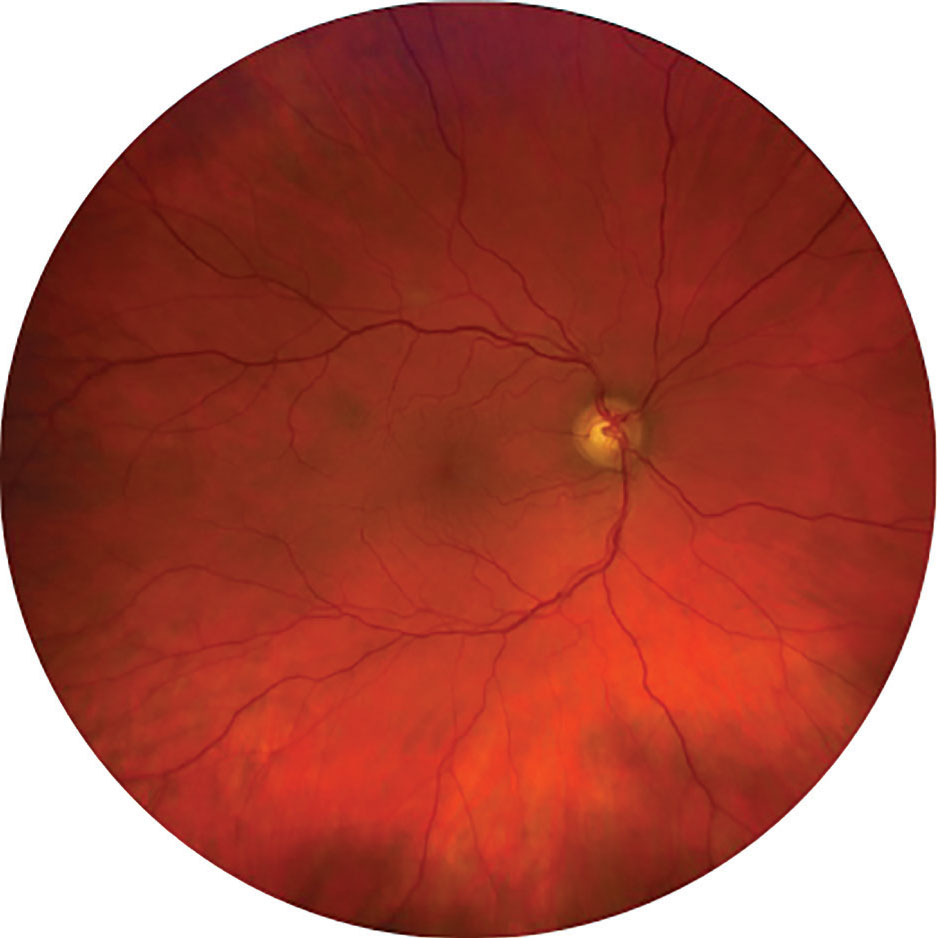
#> input picture images/image.jpg, 937 x 938 px, found by its file name
$ jupyter execute 'Edge Detection (Sobel, Prewitt).ipynb'   (older library calls are emulated)
#> lines starting #> are read from the running program, lines starting #| are printed output that depends on the picture; after the words box and inside, x2 and y2 are one past the last pixel; in counts of white or black regions, pixels touching at a corner belong together
<div style="background: #d9004c;
            padding: 25px;
            border-radius: 15px;
            text-align: center;
            box-shadow: 3px 3px 15px rgba(0,0,0,0.2);">
    <h1 style="font-family: 'Arial Black', sans-serif; color: white; margin-bottom: 10px;">
        Digital Image Processing
    </h1>
        <h3 style="font-family: 'Arial Black', sans-serif; color: white; margin-bottom: 10px;">
        Topic: Edge Detection (Sobel, Prewitt)
    </h3>
        <h3 style="font-family: 'Arial Black', sans-serif; color: white; margin-bottom: 10px;">
        Notebook by - Himel Sarder
    </h3>
    <p style="font-family: 'Verdana', sans-serif; color: #ffffffcc; font-size: 16px; text-align: center">
        info.himelcse@gmail.com
    </p>
</div>

## Gradient Concept

[cell 1]
import cv2
import matplotlib.pyplot as plt

image = cv2.imread('image.jpg', cv2.IMREAD_GRAYSCALE)
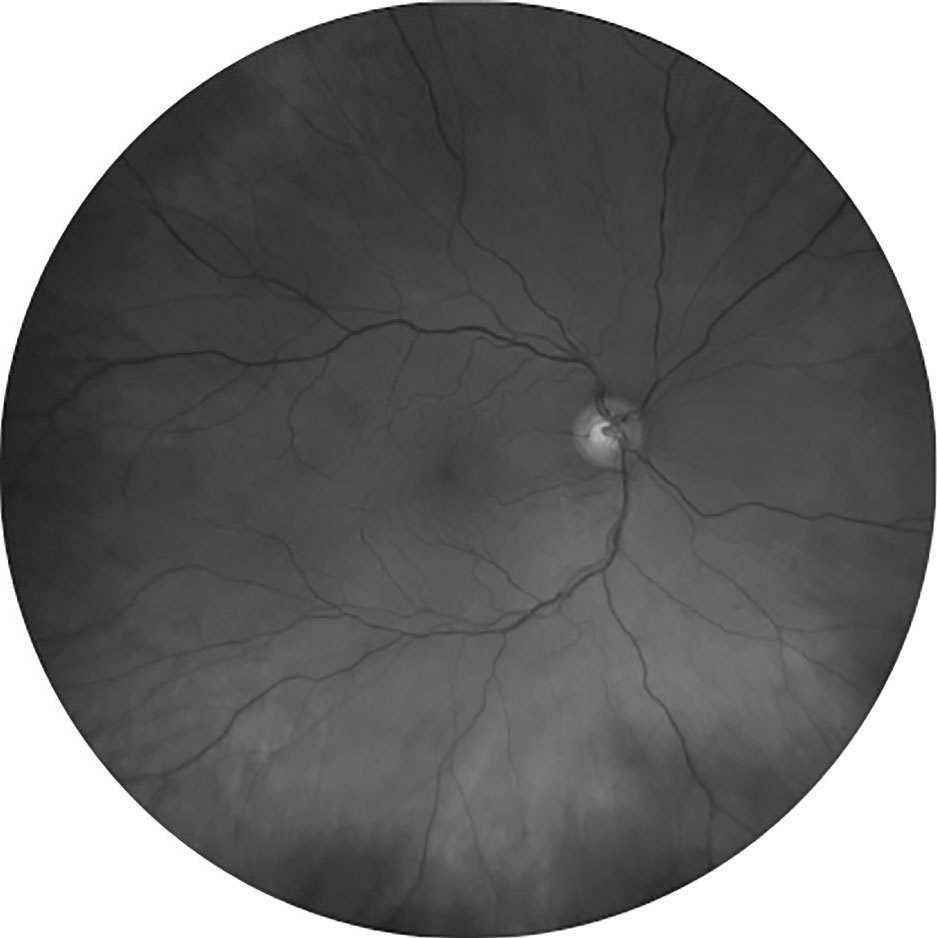
#> image: shape (938, 937); min 0, max 255, mean 112

sobel_x = cv2.Sobel(image, cv2.CV_64F, 1, 0, ksize=3)
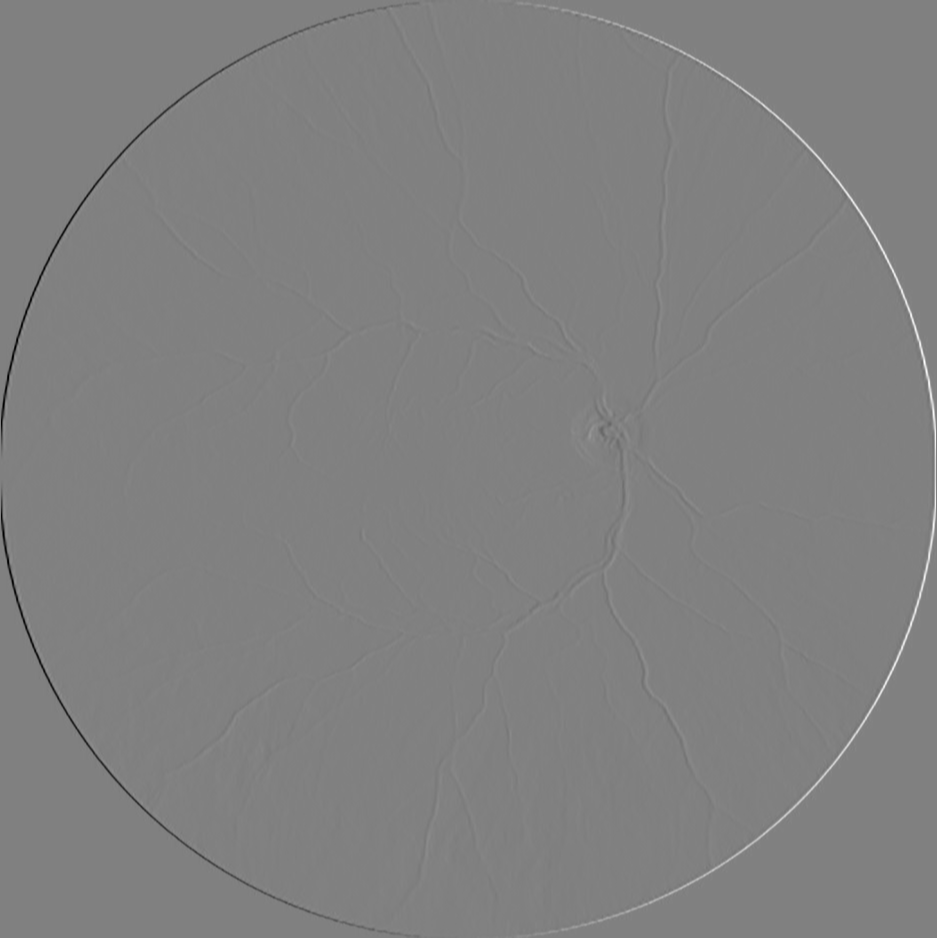
#> sobel_x: shape (938, 937) float64; min -919, max 900, mean 0.1; drawn with min black and max white
sobel_y = cv2.Sobel(image, cv2.CV_64F, 0, 1, ksize=3)

sobel_x = cv2.convertScaleAbs(sobel_x)
sobel_y = cv2.convertScaleAbs(sobel_y)

[cell 2]
sobel_combined = cv2.addWeighted(sobel_x, 0.5, sobel_y, 0.5, 0)

[cell 3]
plt.figure(figsize=(12,4))

plt.subplot(1,3,1)
plt.imshow(sobel_x, cmap='gray')
plt.title('Sobel X')

plt.subplot(1,3,2)
plt.imshow(sobel_y, cmap='gray')
plt.title('Sobel Y')

plt.subplot(1,3,3)
plt.imshow(sobel_combined, cmap='gray')
plt.title('Sobel Combined')

plt.show()

[cell 4]
import cv2
import numpy as np
import matplotlib.pyplot as plt

# Load image
image = cv2.imread('image.jpg', cv2.IMREAD_GRAYSCALE)

# Sobel
sobel_x = cv2.Sobel(image, cv2.CV_64F, 1, 0, ksize=3)
sobel_y = cv2.Sobel(image, cv2.CV_64F, 0, 1, ksize=3)

# Convert to uint8 (VERY IMPORTANT)
sobel_x = cv2.convertScaleAbs(sobel_x)
sobel_y = cv2.convertScaleAbs(sobel_y)

# Combine
sobel_combined = cv2.addWeighted(sobel_x, 0.5, sobel_y, 0.5, 0)

# Threshold tuning
_, edges1 = cv2.threshold(sobel_combined, 5, 255, cv2.THRESH_BINARY)
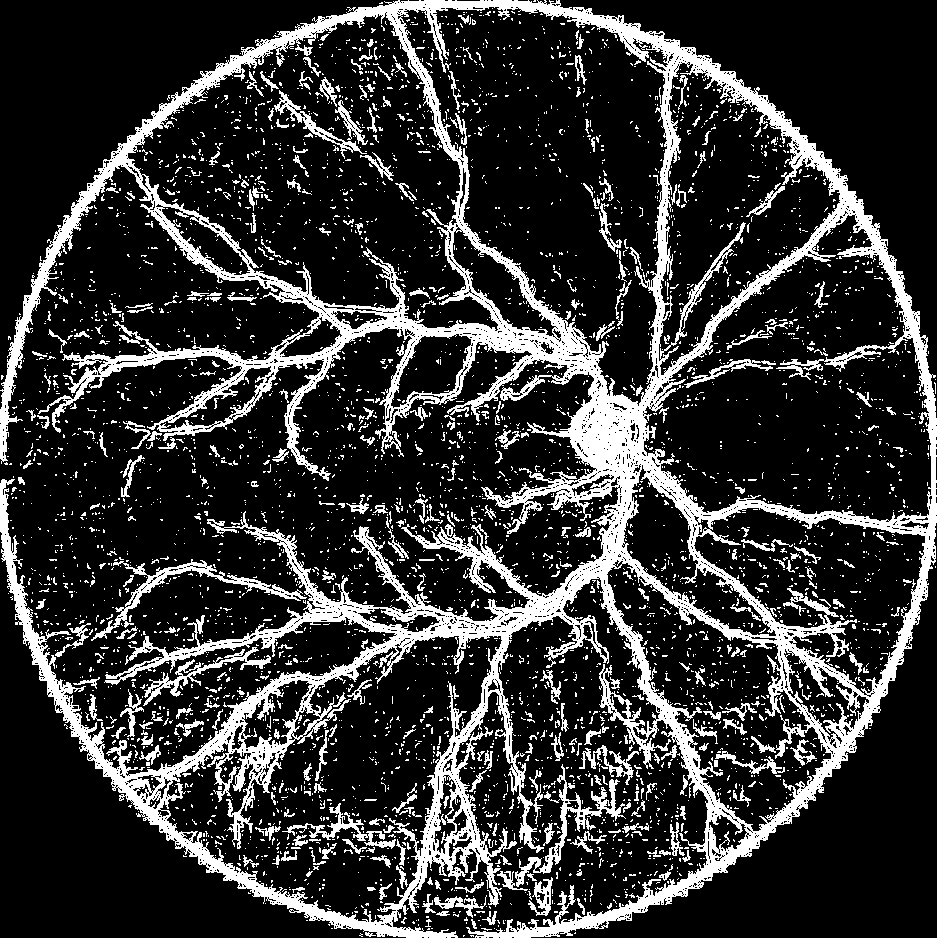
#> edges1: shape (938, 937); 19.9% white; 4673 white regions (4312 under 20 px), largest, box (x1, y1, x2, y2) and area: (0, 0, 937, 938) 128091, (91, 559, 307, 641) 1887, (515, 764, 626, 887) 1808
_, edges2 = cv2.threshold(sobel_combined, 15, 255, cv2.THRESH_BINARY)
#> edges2: shape (938, 937); 5.5% white; 892 white regions (812 under 20 px), largest, box (x1, y1, x2, y2) and area: (0, 0, 937, 938) 25957, (0, 482, 456, 938) 4697, (159, 545, 567, 775) 4238
_, edges3 = cv2.threshold(sobel_combined, 40, 255, cv2.THRESH_BINARY)
#> edges3: shape (938, 937); 1.7% white; 248 white regions (216 under 20 px), largest, box (x1, y1, x2, y2) and area: (0, 1, 936, 938) 9323, (1, 486, 453, 938) 2775, (584, 404, 623, 471) 394
_, edges4 = cv2.threshold(sobel_combined, 80, 255, cv2.THRESH_BINARY)
#> edges4: shape (938, 937); 1.1% white; 11 white regions (8 under 20 px), largest, box (x1, y1, x2, y2) and area: (1, 1, 936, 937) 7077, (1, 489, 449, 937) 2141, (600, 420, 611, 437) 79

# Plot
plt.figure(figsize=(12,6))

plt.subplot(2,3,1)
plt.imshow(image, cmap='gray')
plt.title('Original')
plt.axis('off')

plt.subplot(2,3,2)
plt.imshow(sobel_combined, cmap='gray')
plt.title('Sobel Combined')
plt.axis('off')

plt.subplot(2,3,3)
plt.imshow(edges1, cmap='gray')
plt.title('Threshold = 5')
plt.axis('off')

plt.subplot(2,3,4)
plt.imshow(edges2, cmap='gray')
plt.title('Threshold = 15')
plt.axis('off')

plt.subplot(2,3,5)
plt.imshow(edges3, cmap='gray')
plt.title('Threshold = 40')
plt.axis('off')

plt.subplot(2,3,6)
plt.imshow(edges4, cmap='gray')
plt.title('Threshold = 80')
plt.axis('off')

plt.show()

## Auto Threshold

[cell 5]
# Load image
image = cv2.imread('image.jpg', cv2.IMREAD_GRAYSCALE)

# Sobel
sobel_x = cv2.Sobel(image, cv2.CV_64F, 1, 0, ksize=3)
sobel_y = cv2.Sobel(image, cv2.CV_64F, 0, 1, ksize=3)

# Convert
sobel_x = cv2.convertScaleAbs(sobel_x)
sobel_y = cv2.convertScaleAbs(sobel_y)

# Combine
sobel_combined = cv2.addWeighted(sobel_x, 0.5, sobel_y, 0.5, 0)

# Auto threshold
_, edges_auto = cv2.threshold(
    sobel_combined,
    0,
    255,
    cv2.THRESH_BINARY + cv2.THRESH_OTSU
)
#> edges_auto: shape (938, 937); 0.97% white in thin lines or dots

# Plot
plt.figure(figsize=(10,4))

plt.subplot(1,3,1)
plt.imshow(image, cmap='gray')
plt.title('Original')
plt.axis('off')

plt.subplot(1,3,2)
plt.imshow(sobel_combined, cmap='gray')
plt.title('Sobel Combined')
plt.axis('off')

plt.subplot(1,3,3)
plt.imshow(edges_auto, cmap='gray')
plt.title('Auto Threshold (Otsu)')
plt.axis('off')

plt.show()

# Prewitt Operator

[cell 6]
import numpy as np

kernel_x = np.array([[-1,0,1],
                     [-1,0,1],
                     [-1,0,1]])

kernel_y = np.array([[-1,-1,-1],
                     [0,0,0],
                     [1,1,1]])

prewitt_x = cv2.filter2D(image, -1, kernel_x)
prewitt_y = cv2.filter2D(image, -1, kernel_y)

prewitt = cv2.addWeighted(prewitt_x, 0.5, prewitt_y, 0.5, 0)

[cell 7]
plt.figure(figsize=(12,4))

plt.subplot(1,3,1)
plt.imshow(prewitt_x, cmap='gray')
plt.title('Prewitt X')

plt.subplot(1,3,2)
plt.imshow(prewitt_y, cmap='gray')
plt.title('Prewitt Y')

plt.subplot(1,3,3)
plt.imshow(prewitt, cmap='gray')
plt.title('Prewitt Combined')

plt.show()

[cell 8]
# Load image
image = cv2.imread('image.jpg', cv2.IMREAD_GRAYSCALE)

# 🔹 Prewitt kernels
kernel_x = np.array([[-1, 0, 1],
                     [-1, 0, 1],
                     [-1, 0, 1]])

kernel_y = np.array([[-1, -1, -1],
                     [ 0,  0,  0],
                     [ 1,  1,  1]])

# Apply Prewitt
prewitt_x = cv2.filter2D(image, cv2.CV_64F, kernel_x)
prewitt_y = cv2.filter2D(image, cv2.CV_64F, kernel_y)

# Convert to uint8
prewitt_x = cv2.convertScaleAbs(prewitt_x)
prewitt_y = cv2.convertScaleAbs(prewitt_y)

# Combine
prewitt_combined = cv2.addWeighted(prewitt_x, 0.5, prewitt_y, 0.5, 0)

# Threshold tuning
_, edges1 = cv2.threshold(prewitt_combined, 5, 255, cv2.THRESH_BINARY)
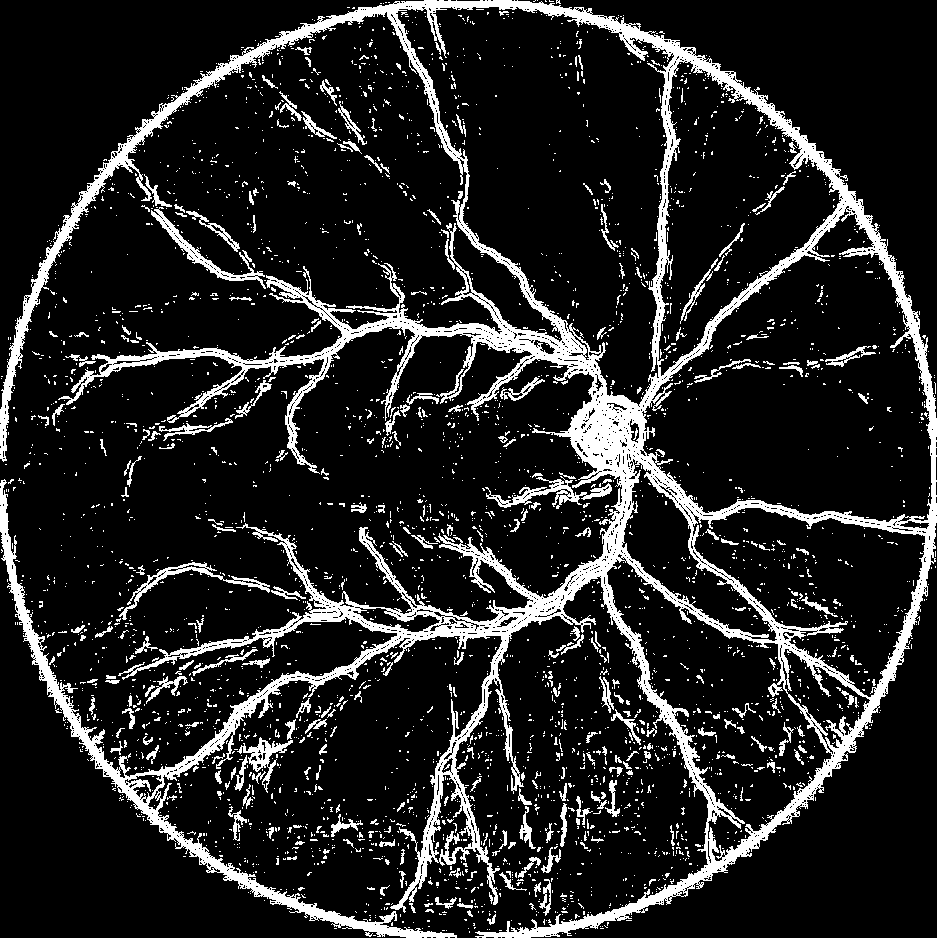
#> edges1: shape (938, 937); 13.8% white; 3568 white regions (3284 under 20 px), largest, box (x1, y1, x2, y2) and area: (0, 0, 937, 938) 88699, (151, 207, 266, 289) 1151, (485, 476, 612, 509) 1110
_, edges2 = cv2.threshold(prewitt_combined, 15, 255, cv2.THRESH_BINARY)
#> edges2: shape (938, 937); 4% white; 533 white regions (438 under 20 px), largest, box (x1, y1, x2, y2) and area: (0, 0, 937, 938) 13566, (0, 483, 456, 938) 4169, (564, 391, 697, 775) 4012
_, edges3 = cv2.threshold(prewitt_combined, 40, 255, cv2.THRESH_BINARY)
#> edges3: shape (938, 937); 1.3% white; 85 white regions (80 under 20 px), largest, box (x1, y1, x2, y2) and area: (0, 1, 936, 937) 8275, (1, 488, 451, 938) 2446, (587, 408, 611, 439) 193, (609, 437, 619, 447) 28, (530, 603, 539, 611) 23
_, edges4 = cv2.threshold(prewitt_combined, 80, 255, cv2.THRESH_BINARY)
#> edges4: shape (938, 937); 0.99% white; 12 white regions (10 under 20 px), largest, box (x1, y1, x2, y2) and area: (1, 1, 936, 937) 6562, (1, 493, 445, 937) 2069

# Plot
plt.figure(figsize=(12,6))

plt.subplot(2,3,1)
plt.imshow(image, cmap='gray')
plt.title('Original')
plt.axis('off')

plt.subplot(2,3,2)
plt.imshow(prewitt_combined, cmap='gray')
plt.title('Prewitt Combined')
plt.axis('off')

plt.subplot(2,3,3)
plt.imshow(edges1, cmap='gray')
plt.title('Threshold = 5')
plt.axis('off')

plt.subplot(2,3,4)
plt.imshow(edges2, cmap='gray')
plt.title('Threshold = 15')
plt.axis('off')

plt.subplot(2,3,5)
plt.imshow(edges3, cmap='gray')
plt.title('Threshold = 40')
plt.axis('off')

plt.subplot(2,3,6)
plt.imshow(edges4, cmap='gray')
plt.title('Threshold = 80')
plt.axis('off')

plt.show()

## Auto Threshold

[cell 9]
# Load image
image = cv2.imread('image.jpg', cv2.IMREAD_GRAYSCALE)

# Prewitt kernels
kernel_x = np.array([[-1, 0, 1],
                     [-1, 0, 1],
                     [-1, 0, 1]])

kernel_y = np.array([[-1, -1, -1],
                     [ 0,  0,  0],
                     [ 1,  1,  1]])

# Apply Prewitt
prewitt_x = cv2.filter2D(image, cv2.CV_64F, kernel_x)
prewitt_y = cv2.filter2D(image, cv2.CV_64F, kernel_y)

# Convert to uint8
prewitt_x = cv2.convertScaleAbs(prewitt_x)
prewitt_y = cv2.convertScaleAbs(prewitt_y)

# Combine
prewitt_combined = cv2.addWeighted(prewitt_x, 0.5, prewitt_y, 0.5, 0)

# Blur (better Otsu result)
blur = cv2.GaussianBlur(prewitt_combined, (5,5), 0)

# Auto Threshold (Otsu)
thresh_value, edges_auto = cv2.threshold(
    blur,
    0,
    255,
    cv2.THRESH_BINARY + cv2.THRESH_OTSU
)
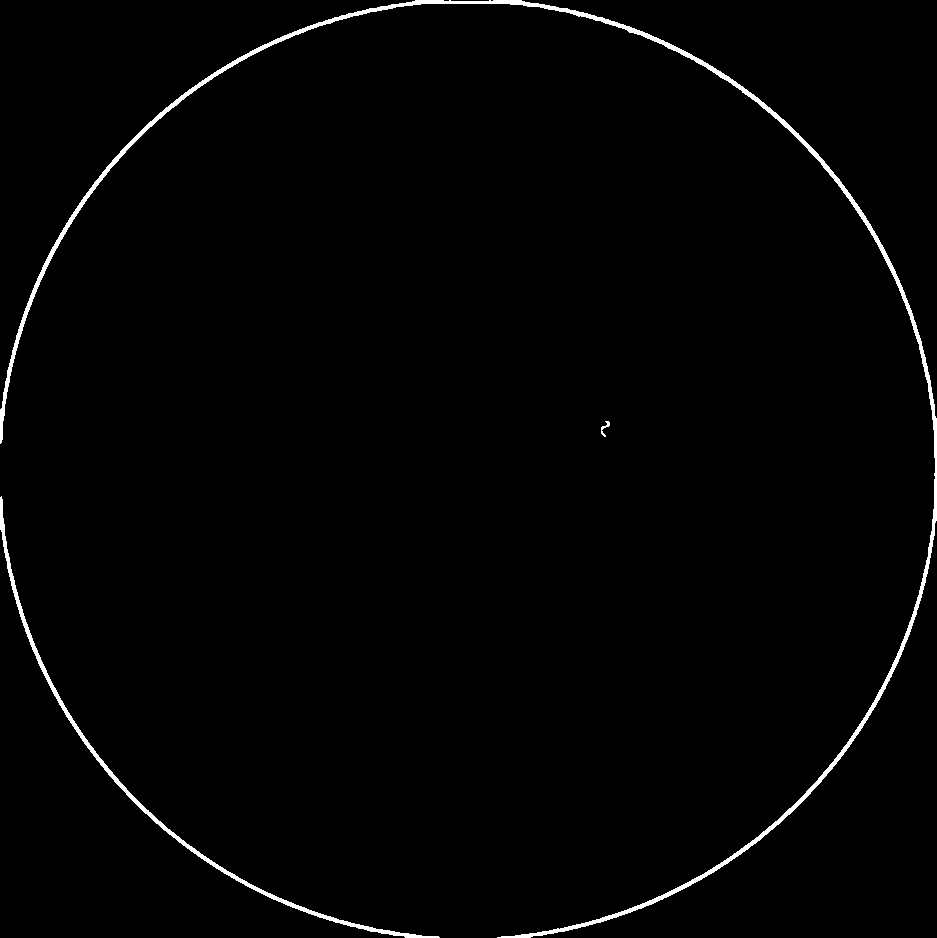
#> edges_auto: shape (938, 937); 1.3% white; 3 white regions, box (x1, y1, x2, y2) and area: (0, 0, 937, 938) 8968, (0, 496, 440, 938) 2764, (601, 421, 610, 437) 51
#> thresh_value = 67

print("Otsu Threshold =", thresh_value)
#| Otsu Threshold = 67.0

# Plot
plt.figure(figsize=(10,4))

plt.subplot(1,3,1)
plt.imshow(image, cmap='gray')
plt.title('Original')
plt.axis('off')

plt.subplot(1,3,2)
plt.imshow(prewitt_combined, cmap='gray')
plt.title('Prewitt Combined')
plt.axis('off')

plt.subplot(1,3,3)
plt.imshow(edges_auto, cmap='gray')
plt.title('Auto Threshold (Otsu)')
plt.axis('off')

plt.show()
